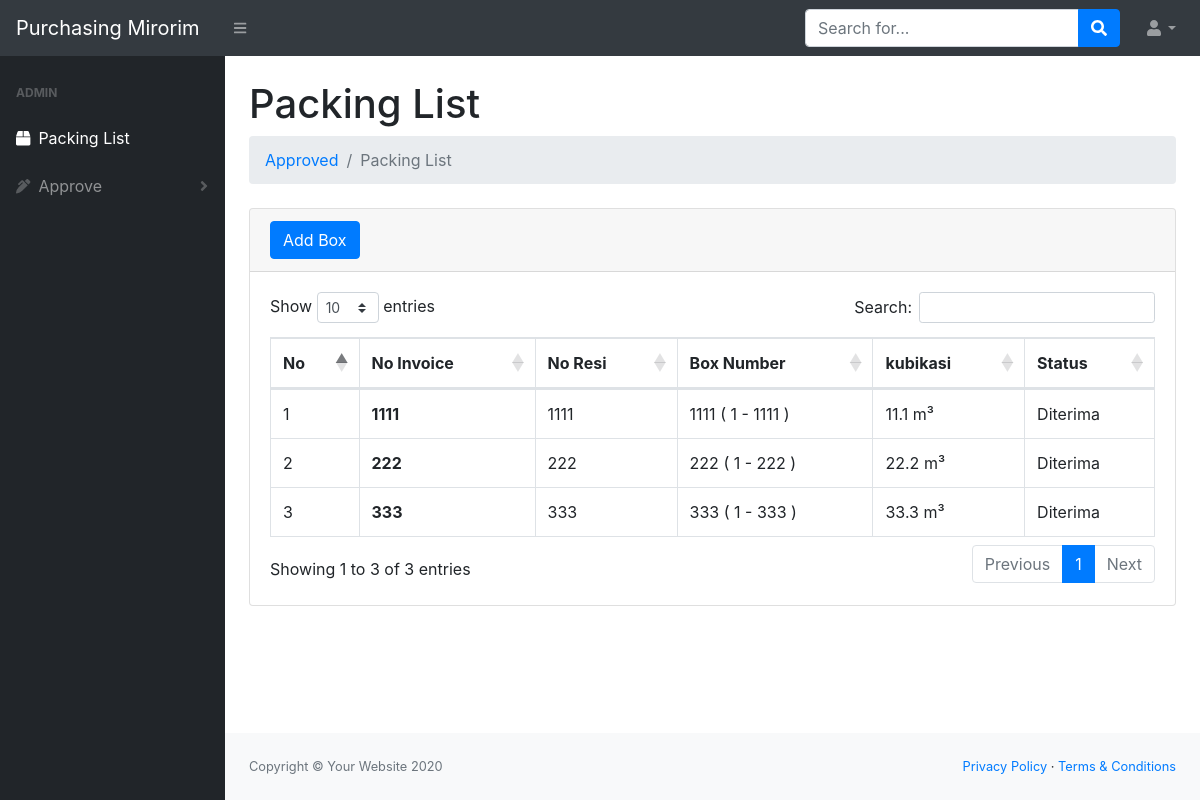
The app's page /admin/index.php (signed in) with its own data.
### tables this page shows
CREATE TABLE `box` (
  `iddus` int(11) NOT NULL,
  `box` varchar(200) NOT NULL,
  `qtybox` int(11) NOT NULL,
  `boxcount` int(11) NOT NULL,
  `invoice` varchar(200) NOT NULL,
  `resi` varchar(200) NOT NULL,
  `kubikasi` varchar(200) NOT NULL,
  `ctkubik` varchar(200) NOT NULL,
  `note` varchar(200) NOT NULL,
  `status` varchar(200) NOT NULL DEFAULT 'Tidak Diterima',
  `tempstat` int(11) NOT NULL DEFAULT 0
);

### admin/index.php (the view, shortened to what this page needs)
<?php
require '../assets/php/function.php';
?>
<!DOCTYPE html>
<html lang="en">
    <head>
        <link href="https://cdn.jsdelivr.net/npm/bootstrap@5.3.0-alpha1/dist/css/bootstrap.min.css" rel="stylesheet">
        <link href="../css/styles.css" rel="stylesheet" />
        <link href="https://cdn.datatables.net/1.10.20/css/dataTables.bootstrap4.min.css" rel="stylesheet" />
    </head>
    <body class="sb-nav-fixed">
        <nav class="sb-topnav navbar navbar-expand navbar-dark bg-dark">
            <a class="navbar-brand" href="index.php">Purchasing Mirorim</a>
            <button class="btn btn-link btn-sm order-1 order-lg-0" id="sidebarToggle" href="#"><i class="fas fa-bars"></i></button>
            <form class="d-none d-md-inline-block form-inline ml-auto mr-0 mr-md-3 my-2 my-md-0">
                <div class="input-group">
                    <input class="form-control" type="text" placeholder="Search for..." aria-label="Search" aria-describedby="basic-addon2" />
                    <div class="input-group-append">
                        <button class="btn btn-primary" type="button"><i class="fas fa-search"></i></button>
                    </div>
                </div>
            </form>
            <ul class="navbar-nav ml-auto ml-md-0">
                <li class="nav-item dropdown">
                    <a class="nav-link dropdown-toggle" id="userDropdown" href="#" role="button" data-toggle="dropdown" aria-haspopup="true" aria-expanded="false"><i class="fas fa-user fa-fw"></i></a>
                </li>
            </ul>
        </nav>
        <div id="layoutSidenav">
            <div id="layoutSidenav_nav">
                <nav class="sb-sidenav accordion sb-sidenav-dark" id="sidenavAccordion">
                    <div class="sb-sidenav-menu">
                        <div class="nav">
                            <div class="sb-sidenav-menu-heading">Admin</div>
                            <a class="nav-link" href="index.php">
                                <div class="sb-nav-link-icon"><i class="fas fa-box"></i></div>
                                Packing List
                            </a>
                            <a class="nav-link collapsed" href="#" data-toggle="collapse" data-target="#collapseLayouts" aria-expanded="false" aria-controls="collapseLayouts">
                                <div class="sb-nav-link-icon"><i class="fas fa-pen-alt"></i></div>
                                    Approve
                                <div class="sb-sidenav-collapse-arrow"><i class="fas fa-angle-down"></i></div>
                            </a>
                        </div>
                    </div>
                </nav>
            </div>
            <div id="layoutSidenav_content">
                <main>
                    <div class="container-fluid">
                        <h1 class="mt-4">Packing List</h1>
                        <ol class="breadcrumb mb-4">
                            <li class="breadcrumb-item"><a href="approved.php">Approved</a></li>
                            <li class="breadcrumb-item active">Packing List</li>
                        </ol>
                        <div class="card mb-4">
                            <div class="card-header">
                                <a type="button" data-bs-toggle="modal" data-bs-target="#smallModalUp" class="btn btn-primary">Add Box</a>
                            </div>
                            <div class="card-body">
                                <div class="table-responsive">
                                    <table class="table table-hover table-bordered" id="dataTable" width="100%" cellspacing="0">
                                        <thead>
                                            <tr>
                                                <th>No</th>
                                                <th>No Invoice</th>
                                                <th>No Resi</th>
                                                <th>Box Number</th>
                                                <th>kubikasi</th>
                                                <th>Status</th>
                                            </tr>
                                        </thead>
                                        <tbody>
                                            <?php
                                                $ambilbox = mysqli_query($konek, "SELECT * FROM box");
                                                $i = 1;
                                                while($data=mysqli_fetch_array($ambilbox)) {
                                                    $idbox = $data['iddus'];
                                                    $box = $data['box'];
                                                    $invoice = $data['invoice'];
                                                    $status = $data['status'];
                                                    $qtybox = $data['qtybox'];
                                                    $resi = $data['resi'];
                                                    $kubikasi = $data['kubikasi'];
                                            ?>
                                            <tr>
                                                <td><?=$i++;?></td>
                                                <th data-bs-toggle="modal" data-bs-target="#largeModal<?=$idbox;?>"><?=$invoice;?></th>
                                                <td><?=$resi;?></td>
                                                <td class="text-uppercase"><?=$box;?> ( 1 - <?=$qtybox;?> )</td>
                                                <td><?=$kubikasi;?> m³</td>
                                                <td><?=$status;?></td>
                                            </tr>
                                            <?php
                                            };
                                            ?>
                                            </tbody>
                                    </table>
                                </div>
                            </div>
                        </div>
                    </div>
                </main>
                <footer class="py-4 bg-light mt-auto">
                    <div class="container-fluid">
                        <div class="d-flex align-items-center justify-content-between small">
                            <div class="text-muted">Copyright &copy; Your Website 2020</div>
                            <div>
                                <a href="#">Privacy Policy</a>
                                &middot;
                                <a href="#">Terms &amp; Conditions</a>
                            </div>
                        </div>
                    </div>
                </footer>
            </div>
        </div>
    </body>
</html>

### records on screen
box: invoice "1111", resi "1111", box "1111", qtybox "1111", kubikasi "11.1", status "Diterima"
box: invoice "222", resi "222", box "222", qtybox "222", kubikasi "22.2", status "Diterima"
box: invoice "333", resi "333", box "333", qtybox "333", kubikasi "33.3", status "Diterima"
